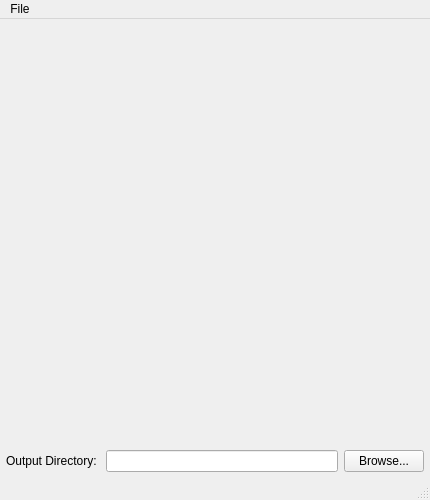
<?xml version="1.0" encoding="UTF-8"?>
<ui version="4.0">
 <class>MainWindow</class>
 <widget class="QMainWindow" name="MainWindow">
  <property name="geometry">
   <rect>
    <x>0</x>
    <y>0</y>
    <width>430</width>
    <height>500</height>
   </rect>
  </property>
  <property name="windowTitle">
   <string>LoopMID2LoopOGG</string>
  </property>
  <widget class="QWidget" name="centralWidget">
   <layout class="QGridLayout" name="gridLayout">
    <item row="0" column="0">
     <layout class="QVBoxLayout" name="verticalLayout">
      <property name="leftMargin">
       <number>6</number>
      </property>
      <property name="topMargin">
       <number>6</number>
      </property>
      <property name="rightMargin">
       <number>6</number>
      </property>
      <property name="bottomMargin">
       <number>6</number>
      </property>
      <item>
       <widget class="ConverterSpawnGraphicsView" name="graphicsView">
        <property name="minimumSize">
         <size>
          <width>400</width>
          <height>400</height>
         </size>
        </property>
        <property name="maximumSize">
         <size>
          <width>16777215</width>
          <height>16777215</height>
         </size>
        </property>
        <property name="styleSheet">
         <string notr="true">background-color: rgba(0, 0, 0, 0);
background-image: url(:/logo.png);
background-position: center;
background-repeat: no-repeat;</string>
        </property>
        <property name="frameShape">
         <enum>QFrame::NoFrame</enum>
        </property>
        <property name="lineWidth">
         <number>0</number>
        </property>
       </widget>
      </item>
      <item>
       <layout class="QHBoxLayout" name="horizontalLayout">
        <item>
         <widget class="QLabel" name="label">
          <property name="text">
           <string>Output Directory: </string>
          </property>
         </widget>
        </item>
        <item>
         <widget class="QLineEdit" name="lineEdit"/>
        </item>
        <item>
         <widget class="QPushButton" name="pushButton">
          <property name="text">
           <string>Browse...</string>
          </property>
         </widget>
        </item>
       </layout>
      </item>
     </layout>
    </item>
   </layout>
  </widget>
  <widget class="QMenuBar" name="menuBar">
   <property name="geometry">
    <rect>
     <x>0</x>
     <y>0</y>
     <width>430</width>
     <height>18</height>
    </rect>
   </property>
   <widget class="QMenu" name="menuFile">
    <property name="title">
     <string>File</string>
    </property>
    <addaction name="actionExit"/>
   </widget>
   <addaction name="menuFile"/>
  </widget>
  <widget class="QStatusBar" name="statusBar"/>
  <action name="actionExit">
   <property name="text">
    <string>Exit</string>
   </property>
  </action>
 </widget>
 <layoutdefault spacing="6" margin="0"/>
 <customwidgets>
  <customwidget>
   <class>ConverterSpawnGraphicsView</class>
   <extends>QGraphicsView</extends>
   <header>includes/ConverterSpawnGraphicsView.hpp</header>
  </customwidget>
 </customwidgets>
 <resources/>
 <connections>
  <connection>
   <sender>actionExit</sender>
   <signal>triggered()</signal>
   <receiver>MainWindow</receiver>
   <slot>close()</slot>
   <hints>
    <hint type="sourcelabel">
     <x>-1</x>
     <y>-1</y>
    </hint>
    <hint type="destinationlabel">
     <x>137</x>
     <y>103</y>
    </hint>
   </hints>
  </connection>
 </connections>
</ui>
